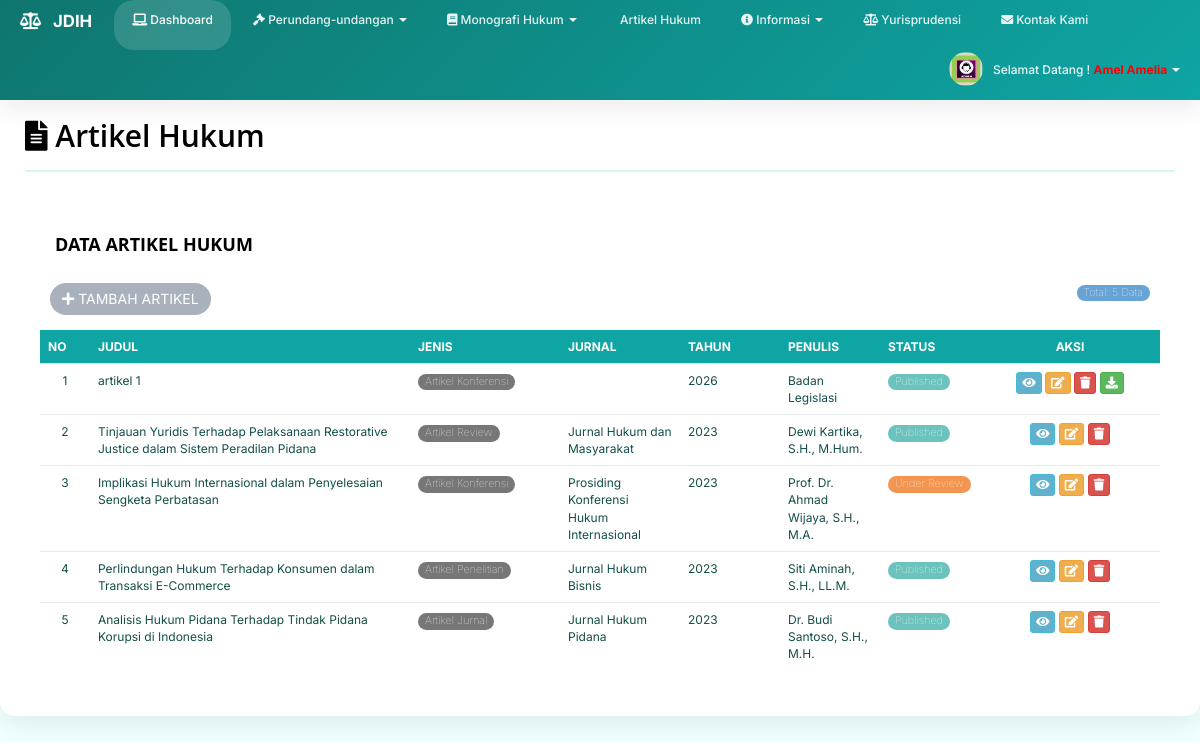
Screenshot of /panel_control/index.php?page=artikel_hukum (signed in) with the database file from the repository.
### tables this page shows
CREATE TABLE `artikel_hukum` (
  `id_artikel` int(11) NOT NULL,
  `judul` varchar(500) NOT NULL,
  `jenis_artikel` enum('Artikel Jurnal','Artikel Konferensi','Artikel Review','Artikel Penelitian','Artikel Populer','Kertas Kerja') NOT NULL,
  `tanggal_terbit` date NOT NULL,
  `tahun_terbit` year(4) NOT NULL,
  `penulis` varchar(200) NOT NULL,
  `jurnal` varchar(200) DEFAULT NULL,
  `issn` varchar(50) DEFAULT NULL,
  `volume` varchar(20) DEFAULT NULL,
  `issue` varchar(20) DEFAULT NULL,
  `halaman` varchar(50) DEFAULT NULL,
  `bidang_hukum` varchar(100) DEFAULT NULL,
  `keywords` text DEFAULT NULL,
  `abstrak` text NOT NULL,
  `status` enum('Published','Unpublished','Draft','Under Review') DEFAULT 'Draft',
  `bahasa` enum('Indonesia','Inggris','Arab','Lainnya') DEFAULT 'Indonesia',
  `file_pdf` varchar(500) DEFAULT NULL,
  `thumbnail` varchar(500) DEFAULT NULL,
  `id_user` varchar(50) DEFAULT NULL,
  `created_at` datetime DEFAULT current_timestamp(),
  `updated_at` datetime DEFAULT NULL ON UPDATE current_timestamp()
);

### panel_control/artikel-hukum.php (the view, shortened to what this page needs)
<?php
$aksi = isset($_GET['aksi']) ? $_GET['aksi'] : '';
if ($aksi == '') {
?>
<!DOCTYPE html>
<html>
<head>
    <link rel="stylesheet" href="https://cdnjs.cloudflare.com/ajax/libs/font-awesome/5.15.4/css/all.min.css">
</head>
<body>
    <div class="container-fluid">
        <h4>DATA ARTIKEL HUKUM</h4>
        <div class="panel-heading clearfix">
            <a href="?page=artikel_hukum&aksi=tambah" class="btn btn-primary">
                <i class="fas fa-plus"></i> TAMBAH ARTIKEL
            </a>
            <span class="pull-right">
                <?php
                $count = mysqli_query($GLOBALS["___mysqli_ston"], "SELECT COUNT(*) as total FROM artikel_hukum");
                $total = mysqli_fetch_array($count);
                ?>
                <span class="badge badge-info">Total: <?php echo $total['total']; ?> Data</span>
            </span>
        </div>
        <div>
            <?php if ($total['total'] > 0): ?>
            <div style="overflow-x: auto;">
                <table class="table">
                    <thead>
                        <tr>
                            <th width="50">NO</th>
                            <th>JUDUL</th>
                            <th width="150">JENIS</th>
                            <th width="120">JURNAL</th>
                            <th width="100">TAHUN</th>
                            <th width="100">PENULIS</th>
                            <th width="100">STATUS</th>
                            <th width="180" class="text-center">AKSI</th>
                        </tr>
                    </thead>
                    <tbody>
                        <?php
                        $query = mysqli_query($GLOBALS["___mysqli_ston"], "SELECT * FROM artikel_hukum ORDER BY id_artikel DESC");
                        $no = 1;
                        while ($data = mysqli_fetch_array($query)) {
                        ?>
                        <tr>
                            <td class="text-center"><?php echo $no++; ?></td>
                            <td><?php echo htmlspecialchars($data['judul']); ?></td>
                            <td>
                                <span class="badge badge-primary"><?php echo $data['jenis_artikel']; ?></span>
                            </td>
                            <td><?php echo htmlspecialchars($data['jurnal']); ?></td>
                            <td><?php echo $data['tahun_terbit']; ?></td>
                            <td><?php echo htmlspecialchars($data['penulis']); ?></td>
                            <td>
                                <?php
                                $badge_class = 'badge-warning';
                                if ($data['status'] == 'Published') $badge_class = 'badge-success';
                                ?>
                                <span class="badge <?php echo $badge_class; ?>">
                                    <?php echo $data['status']; ?>
                                </span>
                            </td>
                            <td class="text-center">
                                <a href="?page=artikel_hukum&aksi=detail&id=<?php echo $data['id_artikel']; ?>"
                                   class="btn btn-info btn-xs" title="Detail">
                                    <i class="fas fa-eye"></i>
                                </a>
                                <a href="?page=artikel_hukum&aksi=edit&id=<?php echo $data['id_artikel']; ?>"
                                   class="btn btn-warning btn-xs" title="Edit">
                                    <i class="fas fa-edit"></i>
                                </a>
                                <a href="?page=artikel_hukum&aksi=hapus&id=<?php echo $data['id_artikel']; ?>"
                                   class="btn btn-danger btn-xs"
                                   onclick="return confirm('Yakin hapus data ini?')" title="Hapus">
                                    <i class="fas fa-trash"></i>
                                </a>
                                <?php if (!empty($data['file_pdf'])): ?>
                                <a href="<?php echo $data['file_pdf']; ?>" target="_blank"
                                   class="btn btn-success btn-xs" title="Download PDF">
                                    <i class="fas fa-download"></i>
                                </a>
                                <?php endif; ?>
                            </td>
                        </tr>
                        <?php } ?>
                    </tbody>
                </table>
            </div>
            <?php endif; ?>
        </div>
    </div>
</body>
</html>
<?php
}
elseif ($aksi != '') {
    echo "<script>alert('Aksi tidak dikenali!'); window.location='?page=artikel_hukum';</script>";
}
?>

### panel_control/css/theme/default.css (style rules this page uses)
body { font-family: 'Open Sans', sans-serif; background-color: #252d3a; position: relative; margin: 0px; font-size: 12px; padding: 0px; }
a { color: #43aea8; text-decoration: none; }
h1, h2, h3, h4, h5 { margin: 0; line-height: inherit; color: #29323d; }
#pad-wrapper h4 { color: #F0FFFF; margin: 35px 0 10px 15px !important; }

### panel_control/css/elements/tables.css (style rules this page uses)
.table > thead > tr > th { border-bottom: 1px solid #DDDDDD; vertical-align: bottom; }
.table > thead > tr > th, .table > tbody > tr > th, .table > tfoot > tr > th, .table > thead > tr > td, .table > tbody > tr > td, .table > tfoot > tr > td { border-top: 1px solid #E7EAEC; line-height: 1.42857; padding: 8px; vertical-align: top; }

### panel_control/css/elements/form.css (style rules this page uses)
.btn-info { color: #fff; background-color: #60b1cc; font-weight: normal!important; }

### panel_control/content.php (style rules this page uses)
:root { --c:#0ea5a4; --d:#0f766e; --bg:#f0fdfa; --w:#fff; --t:#134e4a; --b:#d1fae5; --r:14px; --s:0 8px 24px rgba(0,0,0,.08); }
* { font-family:Inter,sans-serif }
body { background:var(--bg);color:var(--t);padding-top:70px }
.table thead { background:var(--c);color:#fff }
.btn-primary { background:var(--c);border:none;border-radius:20px }
body, .content, #pad-wrapper { background-image:none!important; }

### panel_control/header.php (style rules this page uses)
:root { --c:#0ea5a4; --d:#0f766e; --bg:#f0fdfa; --w:#fff; --t:#134e4a; --b:#d1fae5; --r:14px; --s:0 8px 24px rgba(0,0,0,.08); }
* { font-family:Inter,sans-serif }
body { background:var(--bg);color:var(--t);padding-top:70px }
.table thead { background:var(--c);color:#fff }
.btn-primary { background:var(--c);border:none;border-radius:20px }
body, .content, #pad-wrapper { background-image:none!important; }

### rows the page displays
artikel_hukum: judul "artikel 1", jenis_artikel "Artikel Konferensi", tahun_terbit "2026", penulis "Badan Legislasi", status "Published"
artikel_hukum: judul "Tinjauan Yuridis Terhadap Pelaksanaan Restorative Justice dalam Sistem Peradilan Pidana", jenis_artikel "Artikel Review", jurnal "Jurnal Hukum dan Masyarakat", tahun_terbit "2023", penulis "Dewi Kartika, S.H., M.Hum.", status "Published"
artikel_hukum: judul "Implikasi Hukum Internasional dalam Penyelesaian Sengketa Perbatasan", jenis_artikel "Artikel Konferensi", jurnal "Prosiding Konferensi Hukum Internasional", tahun_terbit "2023", penulis "Prof. Dr. Ahmad Wijaya, S.H., M.A.", status "Under Review"
artikel_hukum: judul "Perlindungan Hukum Terhadap Konsumen dalam Transaksi E-Commerce", jenis_artikel "Artikel Penelitian", jurnal "Jurnal Hukum Bisnis", tahun_terbit "2023", penulis "Siti Aminah, S.H., LL.M.", status "Published"
artikel_hukum: judul "Analisis Hukum Pidana Terhadap Tindak Pidana Korupsi di Indonesia", jenis_artikel "Artikel Jurnal", jurnal "Jurnal Hukum Pidana", tahun_terbit "2023", penulis "Dr. Budi Santoso, S.H., M.H.", status "Published"

### other values shown
$_SESSION['name_lengkap'] "Amel Amelia"
$currentTitle "Artikel Hukum"
$total['total'] "5"
